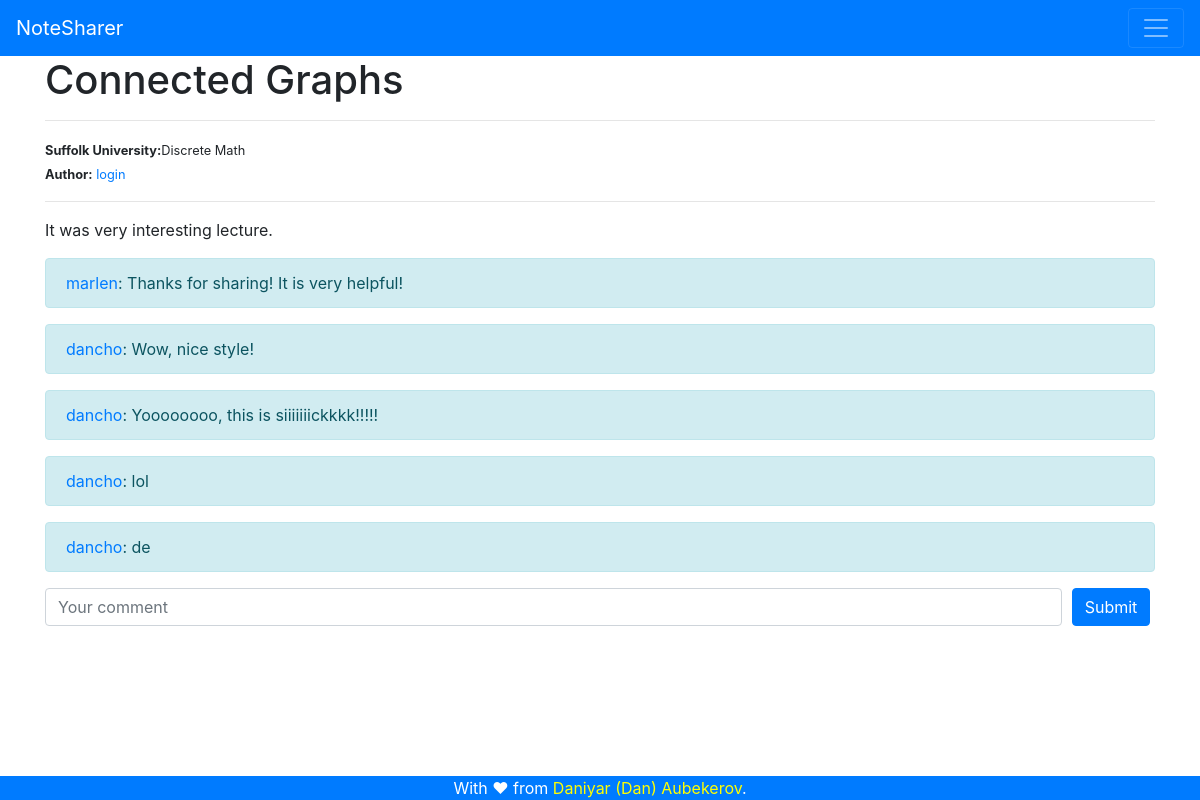
The page /notes/1 (signed in) on the database its author committed.
### tables this page shows
CREATE TABLE Notes (
    'noteID' INTEGER NOT NULL PRIMARY KEY,
    'content' TEXT(50000),
    'author' INTEGER, 'university' VARCHAR(300), 'class' VARCHAR(300), 'lectureName' VARCHAR(300),
    FOREIGN KEY('author') REFERENCES accounts(id)
);

CREATE TABLE 'accounts' (
'id' INTEGER PRIMARY KEY,
'login' VARCHAR(255),
'password' VARCHAR(255),
'name' VARCHAR(255)
, 'university' VARCHAR(255), 'github' VARCHAR(255));

CREATE TABLE Comments (
    'commentID' INTEGER NOT NULL PRIMARY KEY,
    'content' VARCHAR(300),
    'author' INTEGER,
    'note' INTEGER,
    FOREIGN KEY('author') REFERENCES accounts(id),
    FOREIGN KEY('note') REFERENCES notes(noteID)
);

### app.py (the view)
@app.route('/notes/<id>', methods = ['POST', 'GET'])
def note(id):
    if (not session['user']):
        return render_template('404.html', error = 'You are not loged in to view this page')
    context = dict()
    db_connection = sqlite3.connect('database.db')
    if (request.method == 'POST'):
        comment = request.form.get('comment')
        cursor = db_connection.cursor()
        cursor.execute('INSERT INTO comments (content, author, note) VALUES (?,?,?);', (comment, session['user']['id'], id))
        db_connection.commit()
        cursor.close()
    cursor = db_connection.cursor()
    cursor.execute('SELECT notes.content,  notes.university, notes.class, notes.lectureName, accounts.login, notes.noteID FROM notes INNER JOIN accounts ON notes.author = accounts.id WHERE notes.noteID = ? ', [id])
    note = cursor.fetchone()
    context['note'] = note
    cursor.execute('SELECT comments.content, accounts.login FROM comments INNER JOIN accounts ON comments.author=accounts.id WHERE comments.note=?;', [id])
    comments = cursor.fetchall()
    context['comments'] = comments
    return render_template('note.html', context = context)

### templates/note.html (shortened to what this page needs)
{% extends 'base.html' %}
{% block body %}
    <div class="container">
        <div class="well">
            <div class="row">
                <div class="col-md-12">
                    <div class="">
                        <h1  class="hidden-xs hidden-sm">{{context['note'][3]}}</h1>
                        <hr>
                        <small><strong>{{context['note'][1]}}:</strong>{{context['note'][2]}}</small><br>
                        <small><strong>Author:</strong> <a href = "{{url_for('user', login = context['note'][4])}}">{{context['note'][4]}}</a></small>
                        <hr>
                        <p class="text-justify">{{context['note'][0]}}</p></div>
                </div>
            </div>
        </div>
        {% for comment in context['comments'] %}
            <div class="alert alert-info" role="alert">
                <a href = "{{url_for('user', login = comment[1])}}">{{comment[1]}}</a>: {{comment[0]}}
            </div>
        {% endfor %}
        <form method = "post"  id = "comment">
            <div class="form-row">
                <div class="col-11">
                    <input type="text" id = "comment" name = "comment" class="form-control" placeholder="Your comment">
                </div>
                <div class="col-1">
                    <input type = "submit" class = "btn btn-primary" value = "Submit" />
                </div>
            </div>
        </form>
    </div>
{% endblock %}

### rows shown on the page
Notes: lectureName "Connected Graphs", university "Suffolk University", class "Discrete Math", content "It was very interesting lecture."
accounts: login "login"
Comments: login "marlen", content "Thanks for sharing! It is very helpful!"
Comments: login "dancho", content "Wow, nice style!"
Comments: login "dancho", content "Yoooooooo, this is siiiiiiickkkk!!!!!"
Comments: login "dancho", content "lol"
Comments: login "dancho", content "de"
